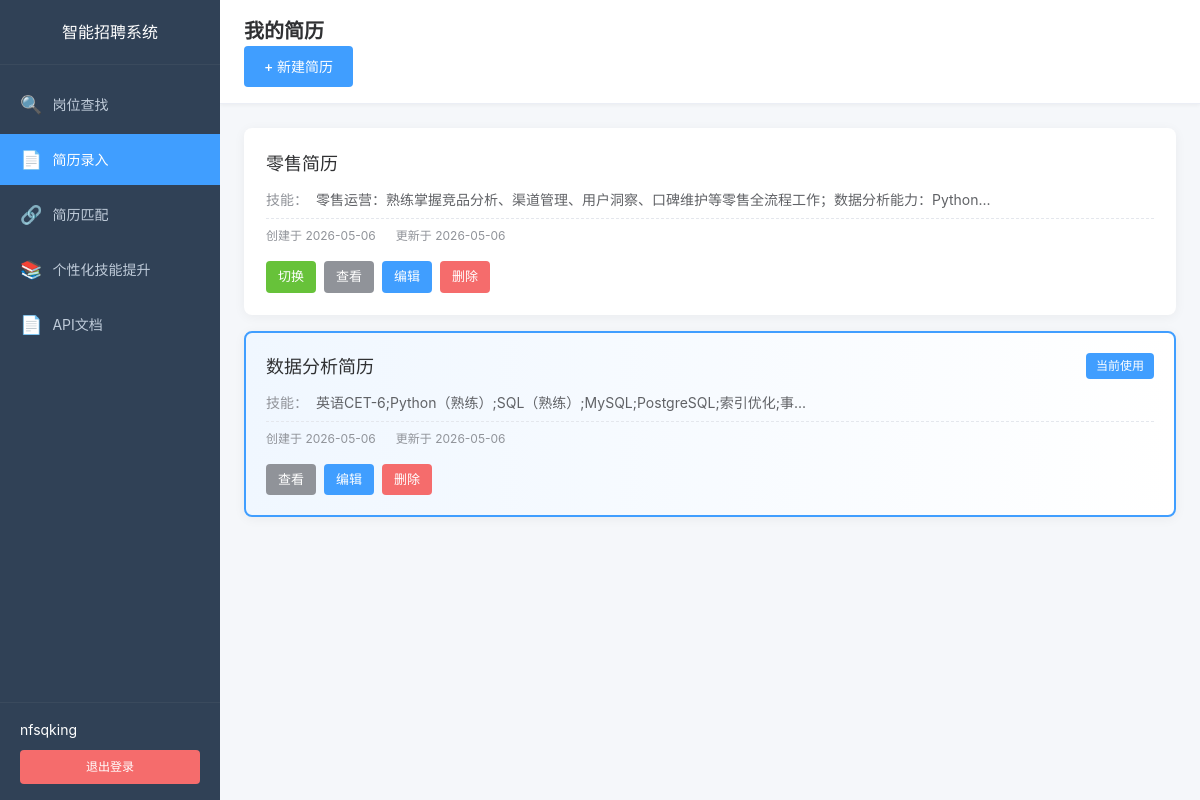
The app's page /resume/list (signed in) with its own data.
### app/models/user.py (models this page shows, shortened)
class User(UserMixin, db.Model):
    __tablename__ = 'users'
    id = db.Column(db.Integer, primary_key=True)
    username = db.Column(db.String(80), unique=True, nullable=False, index=True)
    email = db.Column(db.String(120), unique=True, nullable=False, index=True)
    password_hash = db.Column(db.String(255), nullable=False)
    nickname = db.Column(db.String(80))
    is_active = db.Column(db.Boolean, default=True)
    created_at = db.Column(db.DateTime, default=datetime.utcnow)
    updated_at = db.Column(db.DateTime, default=datetime.utcnow, onupdate=datetime.utcnow)

### app/models/resume.py (models this page shows, shortened)
class Resume(db.Model):
    __tablename__ = 'resumes'
    id = db.Column(db.Integer, primary_key=True)
    user_id = db.Column(db.Integer, db.ForeignKey('users.id'), nullable=False, index=True)
    resume_name = db.Column(db.String(100), nullable=False, default='默认简历')
    is_active = db.Column(db.Boolean, default=True, nullable=False)
    education = db.Column(db.Text, nullable=True)
    internship = db.Column(db.Text, nullable=True)
    work = db.Column(db.Text, nullable=True)
    project = db.Column(db.Text, nullable=True)
    skills = db.Column(db.Text, nullable=False)
    self_evaluation = db.Column(db.Text, nullable=False)
    created_at = db.Column(db.DateTime, default=datetime.utcnow)
    updated_at = db.Column(db.DateTime, default=datetime.utcnow, onupdate=datetime.utcnow)
    user = db.relationship('User', backref=db.backref('resumes', lazy='dynamic', cascade='all, delete-orphan'))
    job_matches = db.relationship('ResumeJobMatch', backref='resume', lazy='dynamic', cascade='all, delete-orphan')
    skill_suggestions = db.relationship('SkillSuggestion', backref='resume', lazy='dynamic', cascade='all, delete-orphan')

### app/routes/resume.py (the view)
@resume.route('/list')
@login_required
def list_resumes():
    resumes = Resume.query.filter_by(user_id=current_user.id).order_by(Resume.created_at.desc()).all()
    current_resume_id = get_current_resume_id()
    return render_template('resume/resume_list.html',
                          resumes=resumes,
                          current_resume_id=current_resume_id,
                          max_count=MAX_RESUME_COUNT)

### app/models/user.py (called while the page is built)
@login_manager.user_loader
def load_user(user_id: str):
    return User.query.get(int(user_id))

### app/routes/resume.py (called while the page is built, shortened)
def get_current_resume_id():
    resume_id = session.get('current_resume_id')
    if resume_id:
        resume = Resume.query.filter_by(id=resume_id, user_id=current_user.id).first()
        if resume:
            return resume_id
    active_resume = Resume.query.filter_by(user_id=current_user.id, is_active=True).first()
    if active_resume:
        session['current_resume_id'] = active_resume.id
        return active_resume.id

### app/templates/resume/resume_list.html (shortened to what this page needs)
{% extends "base.html" %}
{% block extra_css %}
<link rel="stylesheet" href="{{ url_for('static', filename='css/dashboard.css') }}">
<link rel="stylesheet" href="{{ url_for('static', filename='css/resume.css') }}">
{% endblock %}
{% block content %}
<div class="app-container">
    <aside class="sidebar">
        <div class="sidebar-header">
            <h2>智能招聘系统</h2>
        </div>
        <nav class="sidebar-nav">
            <ul class="nav-menu">
                <li class="nav-item">
                    <a href="{{ url_for('dashboard.index') }}" class="nav-link">
                        <span class="nav-icon">&#128269;</span>
                        <span class="nav-text">岗位查找</span>
                    </a>
                </li>
                <li class="nav-item active">
                    <a href="{{ url_for('resume.list_resumes') }}" class="nav-link">
                        <span class="nav-icon">&#128196;</span>
                        <span class="nav-text">简历录入</span>
                    </a>
                </li>
                <li class="nav-item">
                    <a href="{{ url_for('match.index') }}" class="nav-link">
                        <span class="nav-icon">&#128279;</span>
                        <span class="nav-text">简历匹配</span>
                    </a>
                </li>
                <li class="nav-item">
                    <a href="{{ url_for('skill_improvement.index') }}" class="nav-link">
                        <span class="nav-icon">&#128218;</span>
                        <span class="nav-text">个性化技能提升</span>
                    </a>
                </li>
                <li class="nav-item">
                    <a href="{{ url_for('api_docs.doc') }}" class="nav-link" target="_blank">
                        <span class="nav-icon">&#128196;</span>
                        <span class="nav-text">API文档</span>
                    </a>
                </li>
            </ul>
        </nav>
        <div class="sidebar-footer">
            <div class="user-info">
                <span class="user-name">{{ current_user.nickname or current_user.username }}</span>
            </div>
            <a href="{{ url_for('auth.logout') }}" class="logout-btn">退出登录</a>
        </div>
    </aside>
    <main class="main-content">
        <header class="main-header">
            <h1>我的简历</h1>
            <div class="header-actions">
                {% if resumes|length < max_count %}
                <a href="{{ url_for('resume.input_resume') }}" class="btn btn-primary">+ 新建简历</a>
                {% else %}
                <span class="btn btn-disabled">已达上限（{{ max_count }}份）</span>
                {% endif %}
            </div>
        </header>
        <div class="content-wrapper">
            {% if resumes %}
            <div class="resume-list">
                {% for resume in resumes %}
                <div class="resume-card {% if resume.id == current_resume_id %}active{% endif %}">
                    <div class="resume-card-header">
                        <h3 class="resume-name">{{ resume.resume_name }}</h3>
                        {% if resume.id == current_resume_id %}
                        <span class="current-badge">当前使用</span>
                        {% endif %}
                    </div>
                    <div class="resume-card-body">
                        <div class="resume-info">
                            <span class="info-label">技能：</span>
                            <span class="info-value">{{ resume.skills[:50] }}{% if resume.skills|length > 50 %}...{% endif %}</span>
                        </div>
                        <div class="resume-meta">
                            <span>创建于 {{ resume.created_at.strftime('%Y-%m-%d') if resume.created_at else '-' }}</span>
                            <span>更新于 {{ resume.updated_at.strftime('%Y-%m-%d') if resume.updated_at else '-' }}</span>
                        </div>
                    </div>
                    <div class="resume-card-actions">
                        {% if resume.id != current_resume_id %}
                        <a href="{{ url_for('resume.switch_resume', resume_id=resume.id) }}" class="btn btn-sm btn-success">切换</a>
                        {% endif %}
                        <a href="{{ url_for('resume.detail_resume', resume_id=resume.id) }}" class="btn btn-sm btn-info">查看</a>
                        <a href="{{ url_for('resume.edit_resume', resume_id=resume.id) }}" class="btn btn-sm btn-primary">编辑</a>
                        <a href="{{ url_for('resume.delete_resume', resume_id=resume.id) }}" class="btn btn-sm btn-danger" onclick="return confirm('确定要删除这份简历吗？删除后其关联的匹配记录和技能提升建议也将被删除。')">删除</a>
                    </div>
                </div>
                {% endfor %}
            </div>
            {% else %}
            <div class="empty-state">
                <div class="empty-icon">&#128196;</div>
                <h3>暂无简历，请先创建一份简历，用于岗位匹配和技能提升分析</h3>
                <a href="{{ url_for('resume.input_resume') }}" class="btn btn-primary">创建第一份简历</a>
            </div>
            {% endif %}
        </div>
    </main>
</div>
{% endblock %}

### app/static/css/base.css (style rules this page uses)
* { margin: 0; padding: 0; box-sizing: border-box; }
html, body { height: 100%; font-family: -apple-system, BlinkMacSystemFont, 'Segoe UI', 'PingFang SC', 'Hiragino Sans GB', 'Microsoft YaHei', sans-serif; font-size: 14px; line-height: 1.5; color: #333; background-color: #f5f7fa; }
a { color: #409eff; text-decoration: none; }
.btn { display: inline-block; padding: 10px 20px; font-size: 14px; font-weight: 500; border-radius: 4px; transition: all 0.3s ease; }
.btn-primary { background-color: #409eff; color: #fff; }
.btn-success { background-color: #67c23a; color: #fff; }
.btn-danger { background-color: #f56c6c; color: #fff; }

### app/static/css/dashboard.css (style rules this page uses)
.app-container { display: flex; min-height: 100vh; }
.sidebar { width: 220px; background: #304156; color: #bfcbd9; display: flex; flex-direction: column; position: fixed; height: 100vh; left: 0; top: 0; z-index: 100; }
.sidebar-header { padding: 20px; text-align: center; border-bottom: 1px solid #3a4a5d; }
.sidebar-header h2 { font-size: 16px; color: #fff; font-weight: 500; }
.sidebar-nav { flex: 1; padding: 10px 0; overflow-y: auto; }
.nav-menu { list-style: none; }
.nav-item { margin: 4px 0; }
.nav-link { display: flex; align-items: center; padding: 12px 20px; color: #bfcbd9; transition: all 0.3s ease; }
.nav-item.active .nav-link { background: #409eff; color: #fff; }
.nav-icon { font-size: 18px; margin-right: 10px; }
.nav-text { font-size: 14px; }
.sidebar-footer { padding: 16px 20px; border-top: 1px solid #3a4a5d; }
.user-info { margin-bottom: 10px; }
.user-name { font-size: 14px; color: #fff; }
.logout-btn { display: block; padding: 8px 16px; background: #f56c6c; color: #fff; border-radius: 4px; text-align: center; font-size: 12px; transition: background 0.3s ease; }
.main-content { flex: 1; margin-left: 220px; background: #f5f7fa; }
.main-header { background: #fff; padding: 16px 24px; border-bottom: 1px solid #ebeef5; box-shadow: 0 1px 4px rgba(0, 0, 0, 0.05); }
.main-header h1 { font-size: 20px; color: #303133; }
.content-wrapper { padding: 24px; }

### app/static/css/resume.css (style rules this page uses)
.btn-info { background-color: #909399; color: #fff; }
.info-label { min-width: 100px; color: #909399; font-size: 14px; }
.info-value { color: #303133; font-size: 14px; flex: 1; white-space: pre-wrap; word-break: break-all; }
.resume-meta { margin-top: 24px; padding-top: 16px; border-top: 1px solid #ebeef5; color: #909399; font-size: 12px; }
.header-actions { display: flex; gap: 12px; align-items: center; }
.resume-list { display: grid; gap: 16px; }
.resume-card { background: #fff; border-radius: 8px; box-shadow: 0 2px 12px rgba(0, 0, 0, 0.05); padding: 20px; border: 2px solid transparent; transition: all 0.3s ease; }
.resume-card.active { border-color: #409eff; background: linear-gradient(to right, #f0f7ff, #fff); }
.resume-card-header { display: flex; justify-content: space-between; align-items: center; margin-bottom: 12px; }
.resume-name { font-size: 18px; font-weight: 500; color: #303133; margin: 0; }
.current-badge { display: inline-block; padding: 4px 10px; background: #409eff; color: #fff; border-radius: 4px; font-size: 12px; font-weight: 500; }
.resume-card-body { margin-bottom: 16px; }
.resume-card-body .resume-info { display: flex; margin-bottom: 8px; }
.resume-card-body .info-label { min-width: 50px; color: #909399; font-size: 14px; }
.resume-card-body .info-value { color: #606266; font-size: 14px; }
.resume-card-body .resume-meta { display: flex; gap: 20px; color: #909399; font-size: 12px; margin-top: 8px; padding-top: 8px; border-top: 1px dashed #e4e7ed; }
.resume-card-actions { display: flex; gap: 8px; flex-wrap: wrap; }
.btn-sm { padding: 6px 12px; font-size: 13px; }
.btn-success { background-color: #67c23a; color: #fff; }
.btn-danger { background-color: #f56c6c; color: #fff; }

### records on screen
User: nickname "nfsqking"
Resume: resume_name "零售简历", skills "零售运营：熟练掌握竞品分析、渠道管理、用户洞察、口碑维护等零售全流程工作；数据分析能力：Python", created_at "2026-05-06", updated_at "2026-05-06"
Resume: resume_name "数据分析简历", shows "当前使用", skills "英语CET-6;Python（熟练）;SQL（熟练）;MySQL;PostgreSQL;索引优化;事", created_at "2026-05-06", updated_at "2026-05-06"
